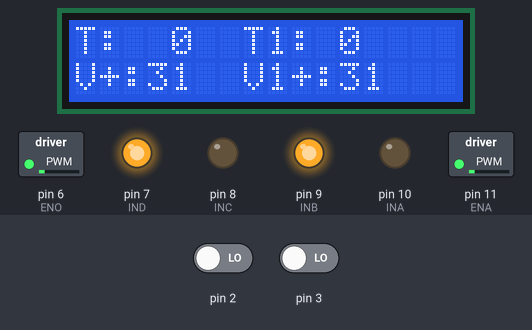
Simulated run of this sketch. Board: Arduino Uno, built with avr-gcc and run on an emulated ATmega328P. Shown: 16×2 character LCD, switched loads named in the sketch (green lamp = pin HIGH), output pins drawn as LEDs (lit = HIGH). The test bench sets the inputs (shaded band); at power-on: pin 2 LOW, pin 3 LOW. What the sketch prints to the serial monitor is not drawn.

Above: at 1.6 s.
1.7 s: pin 2 driven HIGH
At 2.8 s:
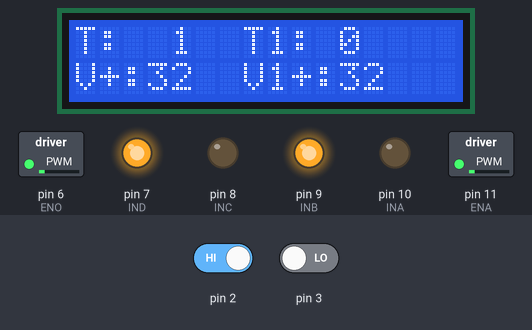
3.5 s: pin 3 driven HIGH
At 4.3 s:
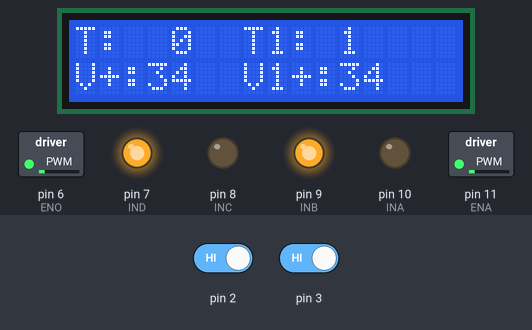
At 35.8 s:
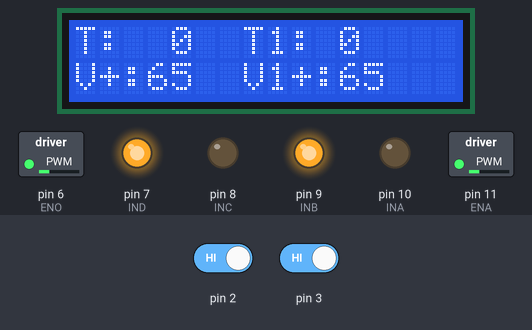
Timing chart, 0 to 37.5 s (numbered marks = the images above; inputs shaded):
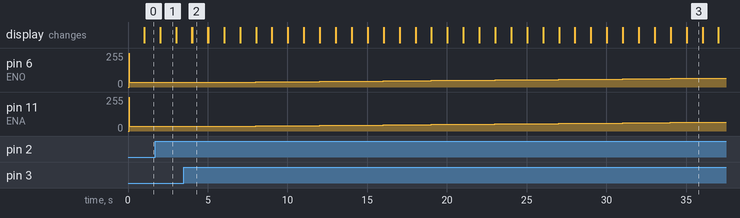

Measured:
- what the display in image 1 shows lasts 1.0 s, from 2.0 s to 3.0 s

The sketch:

4X4.ino
```cpp
#include <Wire.h>
#include <LCD.h>
#include <LiquidCrystal_I2C.h>
LiquidCrystal_I2C lcd (0x27, 2, 1, 0, 4, 5, 6, 7); // DIR, E, RW, RS, D4, D5, D6, D7

int INC = 8;
int IND = 7;
int ENO = 6;
int INA = 10;
int INB = 9;
int ENA = 11;

int V = 30 ; //0-255
int V1 = 30 ; //0-255
volatile int CONTADOR = 0;
volatile int CONTADOR1 = 0;

int minv = 50;
int maxv = 55;
int tines = 1000;

void control();
void times();

void setup() {
  Serial.begin(9600);
  attachInterrupt(digitalPinToInterrupt(2), sensor, RISING);
  attachInterrupt(digitalPinToInterrupt(3), sensor1, RISING);
  lcd.setBacklightPin(3, POSITIVE);
  lcd.setBacklight(HIGH);
  lcd.begin(16, 2);
  lcd.clear();

  pinMode(INA, OUTPUT);
  pinMode(INB, OUTPUT);
  pinMode(ENA, OUTPUT);
  pinMode(INC, OUTPUT);
  pinMode(IND, OUTPUT);
  pinMode(ENO, OUTPUT);

  digitalWrite(INC, LOW);
  digitalWrite(IND, HIGH);
  digitalWrite(INA, LOW);
  digitalWrite(INB, HIGH);
  analogWrite(ENA, 255);//velocidad pico, arranque
  analogWrite(ENO, 255);
  delay(10);
}
void loop() {
  if (V <= 34) {//velocidad min para mover motor. ajustar cuando varie la carga
    analogWrite(ENA, 34);
  } if (V1 <= 34) {//velocidad min para mover motor. ajustar cuando varie la carga
    analogWrite(ENO, 34);
  }
  control();
  times();
}
void times() {
  static unsigned long delayy = 0;
  unsigned long tiempo = millis();
  if (tiempo - delayy >= tines) {
    Serial.print("Total               ");
    Serial.println(CONTADOR);
    lcd.setCursor(0, 0);
    lcd.print("T:  ");
    lcd.print(CONTADOR);
    lcd.setCursor(7, 0);
    lcd.print("T1: ");
    lcd.print(CONTADOR1);
    CONTADOR = 0; // RESET CONTADOR
    CONTADOR1 = 0;
    delayy = tiempo;
  }
}
void control() {
  static unsigned long delayy = 0;
  unsigned long tiempo = millis();
  if (tiempo - delayy >= tines) {
    while (CONTADOR <= minv) {//velocidad min
      V = min(254, max(0, V));//ajustar velocidad max;
      V++;
      analogWrite(ENA, V);
      Serial.print("RPS+:        ");
      Serial.println(CONTADOR);
      Serial.print("vel+: ");
      Serial.println(V);
      lcd.setCursor(0, 1);
      lcd.print("V+:");
      lcd.println(V);
      break;
    }
    while (CONTADOR1 <= minv) {//velocidad min
      V1 = min(254, max(0, V1));//ajustar velocidad max;
      V1++;
      analogWrite(ENO, V1);
      Serial.print("RPS+:        ");
      Serial.println(CONTADOR);
      Serial.print("vel+: ");
      Serial.println(V);
      lcd.setCursor(7, 1);
      lcd.print("V1+:");
      lcd.println(V1);
      break;
    }

    delayy = tiempo;
    while ((CONTADOR<maxv and CONTADOR>minv) or (CONTADOR1<maxv and CONTADOR1>minv)) {//margen de velcidad
      Serial.print("RPS:         ");
      Serial.println(CONTADOR);
      Serial.print("vel: ");
      Serial.println(V);
      lcd.setCursor(0, 1);
      lcd.print("V :");
      lcd.print(V);
      lcd.setCursor(7, 1);
      lcd.print("V1 :");
      lcd.print(V1);
      break;
    }
    delayy = tiempo;
    while (CONTADOR >= maxv) {//velocidad max
      V = min(254, max(1, V));//ajustar velocidad max; no tome valores inferiores a 0 ni superiores a 255
      V -= 2;
      analogWrite(ENA, V);
      Serial.print("RPS-:        ");
      Serial.println(CONTADOR);
      Serial.print("vel-: ");
      Serial.println(V);
      lcd.setCursor(0, 1);
      lcd.print("V-:");
      lcd.println(V);
      break;
    }
    while (CONTADOR1 >= maxv) {//velocidad max
      V1 = min(254, max(1, V1));//ajustar velocidad max; no tome valores inferiores a 0 ni superiores a 255
      V1 -= 2;
      analogWrite(ENO, V1);
      Serial.print("RPS-:        ");
      Serial.println(CONTADOR);
      Serial.print("vel-: ");
      Serial.println(V);
      lcd.setCursor(7, 1);
      lcd.print("V1-:");
      lcd.println(V1);
      break;
    }
    delayy = tiempo;
  }
}
void sensor() {
  CONTADOR++;//numero de aspas del motor
}
void sensor1() {
  CONTADOR1++;//numero de aspas del motor
}
```
